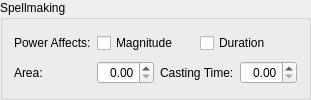
      <widget class="QGroupBox" name="groupBox_6">
       <property name="title">
        <string>Spellmaking</string>
       </property>
       <layout class="QGridLayout" name="gridLayout_9">
        <item row="0" column="0">
         <widget class="QLabel" name="label_27">
          <property name="text">
           <string>Power Affects:</string>
          </property>
         </widget>
        </item>
        <item row="1" column="0">
         <widget class="QLabel" name="label_28">
          <property name="text">
           <string>Area:</string>
          </property>
          <property name="buddy">
           <cstring>spellmakingArea</cstring>
          </property>
         </widget>
        </item>
        <item row="1" column="2">
         <widget class="QLabel" name="label_29">
          <property name="text">
           <string>Casting Time:</string>
          </property>
          <property name="buddy">
           <cstring>spellmakingCastingTime</cstring>
          </property>
         </widget>
        </item>
        <item row="1" column="1">
         <widget class="QDoubleSpinBox" name="spellmakingArea">
          <property name="whatsThis">
           <string>The effect's radius. Unusually, this is measured in feet, not world units. One foot is 21⅓ world units.</string>
          </property>
          <property name="alignment">
           <set>Qt::AlignRight|Qt::AlignTrailing|Qt::AlignVCenter</set>
          </property>
         </widget>
        </item>
        <item row="1" column="3">
         <widget class="QDoubleSpinBox" name="spellmakingCastingTime">
          <property name="whatsThis">
           <string>&lt;p&gt;The number of seconds the casting button needs to be held down before the spell can be cast. Usually 0.5 seconds.&lt;/p&gt;
&lt;p&gt;For two-handed spells with lengthy cast times, it's recommended to use the RitualSpellEffect keyword. Character animations are defined to check for that keyword and use a more appropriate animation.&lt;/p&gt;</string>
          </property>
          <property name="alignment">
           <set>Qt::AlignRight|Qt::AlignTrailing|Qt::AlignVCenter</set>
          </property>
         </widget>
        </item>
        <item row="0" column="1" colspan="3">
         <layout class="QHBoxLayout" name="horizontalLayout">
          <item>
           <widget class="QCheckBox" name="flagPowerAffectsMagnitude">
            <property name="whatsThis">
             <string>If checked, the effect's magnitude will be scaled when dual-casting, or by the player's Alchemy and Enchanting skill and perks when making potions and enchantments containing the effect.</string>
            </property>
            <property name="text">
             <string>Magnitude</string>
            </property>
           </widget>
          </item>
          <item>
           <widget class="QCheckBox" name="flagPowerAffectsDuration">
            <property name="whatsThis">
             <string>If checked, the effect's duration will be scaled when dual-casting, or by the player's Alchemy and Enchanting skill and perks when making potions and enchantments containing the effect.</string>
            </property>
            <property name="text">
             <string>Duration</string>
            </property>
           </widget>
          </item>
         </layout>
        </item>
       </layout>
      </widget>
